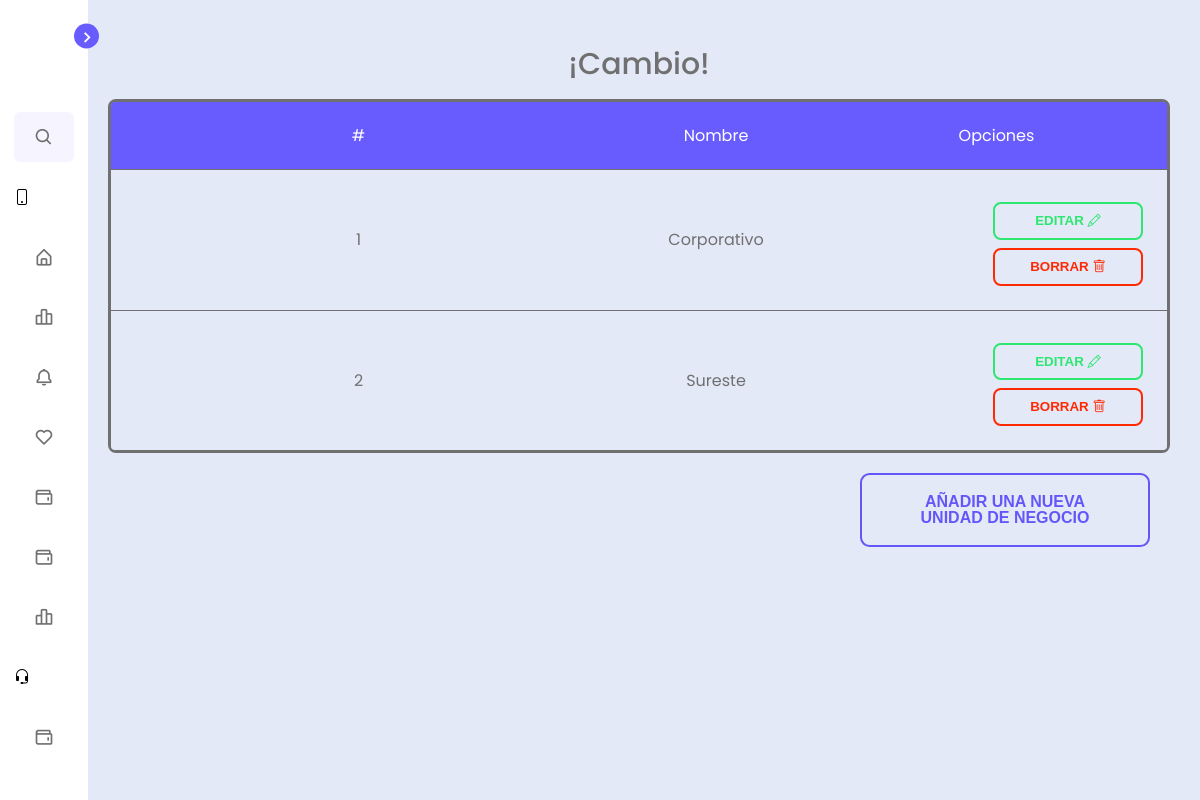
/panel/views/un/ctrlUn.php, run on the app's committed database.
### tables this page shows
CREATE TABLE IF NOT EXISTS `un` (
  `id_un` int(11) NOT NULL AUTO_INCREMENT,
  `nombre` varchar(30) DEFAULT NULL,
  PRIMARY KEY (`id_un`)
);

### panel/views/un/mdlUn.php (called while the page is built, shortened)
<?php
    require_once('../../sistemas.php');
    class Un extends Sistema{
        public function read(){
            $sql = "SELECT id_un,
                     nombre
                     FROM un;";
            $stmt = $this->con->prepare($sql);
            $stmt->execute();
            $datosUns = $stmt->fetchAll(PDO::FETCH_ASSOC);
            return $datosUns;
        }
    }
    $un = new Un();
?>

### panel/sistemas.php (called while the page is built, shortened)
<?php
    class Sistema{
        public function conexion(){
            $dbDriver = "mysql";
            $dbHost = "localhost";
            $dbUser = "telefonia";
            $dbcontrasena = "t3l3c0mT";
            $db = "telefonia";
            $this->con = new PDO($dbDriver.':host='.$dbHost.';dbname='.$db, $dbUser, $dbcontrasena);
        }
    }
?>

### panel/views/un/vistaUn.php (the view)
<section class="page-content" style="text-align:center;">
    <div class="text">¡Cambio!</div>
    <table>
        <thead>
            <tr>
                <td>#</td>
                <td>Nombre</td>
                <td>Opciones</td>
            </tr>
        </thead>
        <tbody>
            <?php
                foreach ($datosUns as $key => $datosUn):
            ?>
            <tr>
                <td><?php echo $datosUn['id_un'] ?></td>
                <td><?php echo $datosUn['nombre'] ?></td>
                <td>
                    <div>
                        <a href="ctrlUn.php?accion=modify&id_un=<?php echo $datosUn['id_un']; ?>"><button
                                id="btn2 first2" type="button" class="btn2 first2">Editar <i
                                    class="bi bi-pencil"></i></button></a>
                        <a href="ctrlUn.php?accion=delete&id_un=<?php echo $datosUn['id_un']; ?>"><button
                                id="btn3 first" type="button" class="btn first">Borrar <i
                                    class="bi bi-trash"></i></button></a>
                    </div>
                </td>
            </tr>
            <?php
                endforeach;
            ?>
        </tbody>
    </table>
    <a href="ctrlUn.php?accion=new" class="btn3 first3" style="float: right;"> Añadir una nueva Unidad de negocio</a>
</section>

### css/dasboard.css (style rules this page uses)
* { margin: 0; padding: 0; box-sizing: border-box; font-family: 'Poppins', sans-serif; }
:root { --body-color: #E4E9F7; --sidebar-color: #FFF; --primary-color: #695CFE; --primary-color-light: #F6F5FF; --toggle-color: #DDD; --text-color: #707070; --tran-03: all 0.2s ease; --tran-03: all 0.3s ease; --tran-04: all 0.3s ease; --tran-05: all 0.3s ease; }
body { min-height: 100vh; background-color: var(--body-color); transition: var(--tran-05); }
.page-content .text { font-size: 30px; font-weight: 500; color: var(--text-color); padding: 12px 60px; }
.sidebar.close ~ .page-content { left: 78px; height: 100vh; width: calc(100% - 78px); }
.page-content { position: relative; left: 220px; width: calc(100% - 220px); min-height: 100vh; padding: 30px; }

### data on the page
un: id_un "1", nombre "Corporativo"
un: id_un "2", nombre "Sureste"
